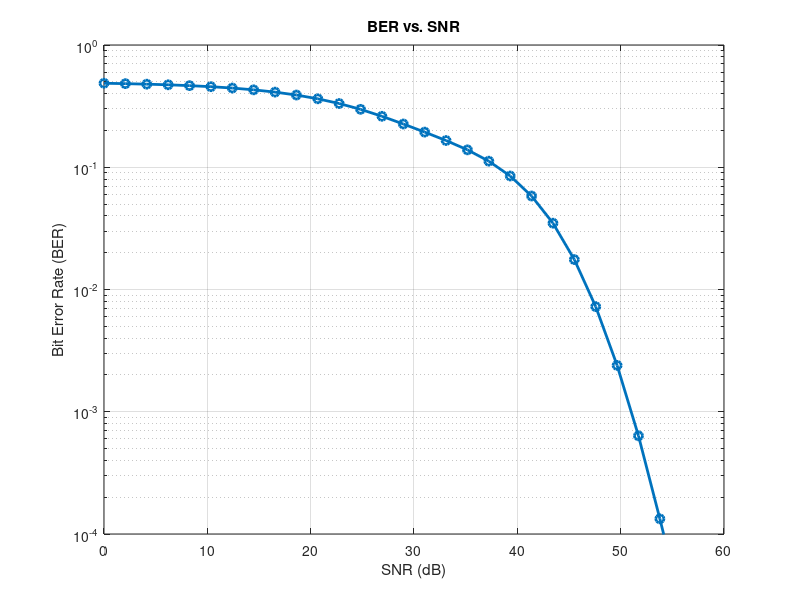

The MATLAB script that drew this image:

%% A simple MATLAB code for Underwater VLC
% When using this code cite:
% "H. Rajahrajasingh and S. Edirisinghe, "The Feasibility of Visible Light Communication for Deep Sea Communication," 2023 IEEE 17th International Conference on Industrial and Information Systems (ICIIS), Peradeniya, Sri Lanka, 2023, pp. 152-157, doi: 10.1109/ICIIS58898.2023.10253505."

% Code uses BPSK modulation scheme and Gamma-Gamma turbulence model
% Change alpha and beta value as per need


clc;
clear all;

% Parameters
SNR_dB_min = 0;          % Minimum SNR in dB
SNR_dB_max = 60;         % Maximum SNR in dB
num_points = 30;          % Number of SNR points
num_runs = 10;           % Number of runs for averaging
num_bits = 1000000;        % Number of bits to transmit
EbN0_dB = linspace(SNR_dB_min, SNR_dB_max, num_points); % SNR points in dB

% Shape and scale parameters for gamma-gamma distribution
alpha = 4.2;   % Shape parameter
beta = 1.4;    % Scale parameter

Refractive_Index =1.5; % Refractive Index of the Lens
FOV_PD =70; % Field of View of the Photodiode
Concentrator_Gain =( Refractive_Index ^2) /(sind(FOV_PD).^2) ; % Gain of the optical concentrator

C = 0.056;  % extinction coefficient for pure sea water
% C = 0.15;  % extinction coefficient for clear ocean water
% C = 0.305;  % extinction coefficient for coastal ocean water

No_LED =10; % Total nummber of LEDs
Power_LED =1; % Transmitted Power of the LED
Pt = Power_LED*No_LED;

d = 10;  % Distance between transmitter and receiver (m)
phiCap =70; % Semi angle of the LED at half power illumination
m = - log10 (2) / log10 ( cosd ( phiCap )); % Lamberts Mode Number
Adet = 0.05; % Area of the Photodiode
phi = 40;     % Irradiance angle (assumed to be normal incidence)
theta = 60; % Receiver angle

% Convert SNR from dB to linear scale
SNR = 10.^(EbN0_dB / 10);

% Initialize the BER array
ber = zeros(1, num_points);

for i = 1:num_points
    % Simulation for each SNR point
    errors = 0;
    
    for j = 1:num_runs
        % Generate random bits
        tx_bits = randi([0, 1], 1, num_bits);
        
        % Generate gamma-gamma channel gain
        %Hturb = gamrnd(alpha,beta);
        Hturb = random('Gamma', alpha, 1/beta, 1, num_bits);
        Ha = exp(-C*d);
        Hg = ((m+1)*Adet*cosd(phi)^m./(2*pi*d^2))*Concentrator_Gain*cosd(theta);
        
        H = Hg*Hturb*Ha;
        
        tx_symbols = tx_bits; % On-Off keying modulation [1=>1, 0=>0]

        % Add complex AWGN noise
        noise = (1 / sqrt(2 * SNR(i))) * (randn(1, num_bits) + 1i * randn(1, num_bits));
        H2 = sqrt(H); % Channel gain
        
        rx_symbols = sqrt(Pt)*H2 .* tx_symbols + noise;

        % Equalization (Zero-Force Equalization)
        equalized_signal = rx_symbols ./ H2;

        % Demodulate the equalized signal (threshold at 0.5)
        rx_bits = real(equalized_signal) > 0.5;

        % Count errors
        errors = errors + sum(tx_bits ~= rx_bits);
    end

    % Calculate BER for the current SNR point
    ber(i) = errors / (num_bits*num_runs);
end

% Plot the results
figure;
semilogy(EbN0_dB, ber, 'o-', 'LineWidth', 2);
grid on;
xlabel('SNR (dB)');
ylabel('Bit Error Rate (BER)');
title('BER vs. SNR');
xlim([SNR_dB_min, SNR_dB_max]);
ylim([1e-4, 1]);
